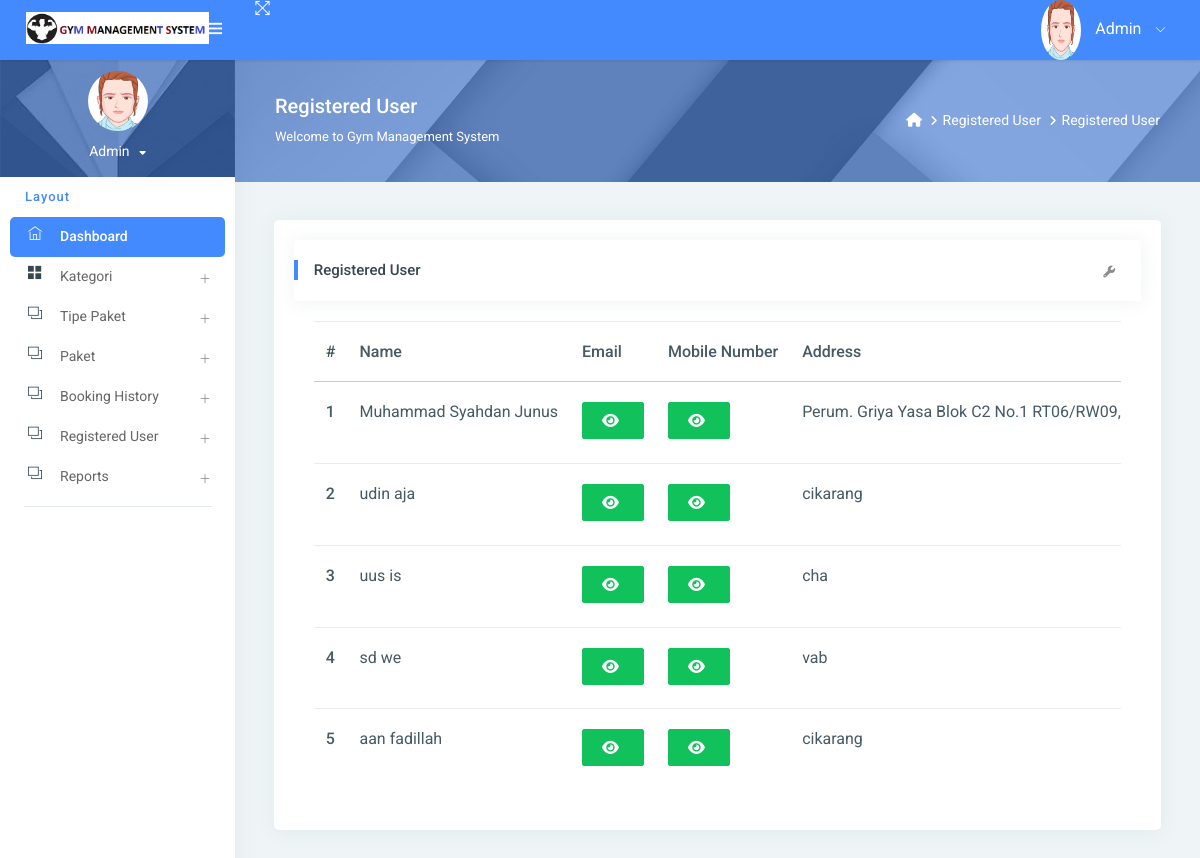
The page /reg_user/ (signed in) on the database its author committed.
### gym/models.py (models this page shows, shortened)
class Signup(models.Model):
    user = models.ForeignKey(User, on_delete=models.CASCADE, null=True)
    mobile = models.CharField(max_length=15, null=True)
    state = models.CharField(max_length=150, null=True)
    city = models.CharField(max_length=150, null=True)
    address = models.CharField(max_length=200, null=True)
    creationdate = models.DateTimeField(auto_now_add=True)

### gym/views.py (the view)
# urls.py: path('reg_user/', reg_user, name="reg_user"),
@login_required(login_url='/admin_login/')
def reg_user(request):
    data = Signup.objects.all()
    d = {'data': data}
    return render(request, "admin/reg_user.html", locals())

### gym/templates/admin/reg_user.html (shortened to what this page needs)
{% extends 'admin_base.html' %}
{% load static %}
{% block main %}
<link rel="stylesheet" href="https://cdnjs.cloudflare.com/ajax/libs/font-awesome/6.2.0/css/all.min.css" />
<div class="page-header">
    <div class="page-block">
        <div class="row align-items-center">
            <div class="col-md-8">
                <div class="page-header-title">
                    <h5 class="m-b-10">Registered User</h5>
                    <p class="m-b-0">Welcome to Gym Management System</p>
                </div>
            </div>
            <div class="col-md-4">
                <ul class="breadcrumb-title">
                    <li class="breadcrumb-item">
                        <a href="{% url 'admin_home' %}"> <i class="fa fa-home"></i> </a>
                    </li>
                    <li class="breadcrumb-item"><a href="">Registered User</a>
                    </li>
                    <li class="breadcrumb-item"><a href="">Registered User</a>
                    </li>
                </ul>
            </div>
        </div>
    </div>
</div>
<div class="pcoded-inner-content">
    <div class="main-body">
        <div class="page-wrapper">
            <div class="page-body">
                <div class="row">
                    <div class="col-md-12">
                        <div class="card">
                            <div class="card-block">
                                <div class="card-header">
                                    <h5> Registered User</h5>
                                    <div class="card-header-right">
                                        <ul class="list-unstyled card-option">
                                            <li><i class="fa fa fa-wrench open-card-option"></i></li>
                                        </ul>
                                    </div>
                                </div>
                                <div class="card-block table-border-style">
                                    <div class="table-responsive">
                                        <table class="table">
                                            <thead>
                                            <tr>
                                                <th>#</th>
                                                <th>Name</th>
                                                <th>Email</th>
                                                <th>Mobile Number</th>
                                                <th>Address</th>
                                            </tr>
                                            </thead>
                                            <tbody>
                                            {% for i in data %}
                                            <tr>
                                                <th scope="row">{{forloop.counter}}</th>
                                                <td>{{i.user.first_name}} {{i.user.last_name}}</td>
                                                 <td><span id="email-{{forloop.counter}}" class="password">{{i.user.username}}</span>
                                                     <button type="button" class="btn btn-success" id="email-btn-{{forloop.counter}}" onclick="togglePassword('email-{{forloop.counter}}', this.id)"><i class="fa fa-eye"></i></button>
                                                 </td>
                                                 <td>
                                                    <button type="button" class="btn btn-success" id="mobile-btn-{{forloop.counter}}" onclick="togglePassword('mobile-{{forloop.counter}}', this.id)"><i class="fa fa-eye"></i></button>
                                                  </td>
                                                <td>{{i.address}}</td>
                                            </tr>
                                            {% endfor %}
                                            </tbody>
                                        </table>
                                    </div>
                                </div>
                            </div>
                        </div>
                    </div>
                </div>
            </div>
        </div>
    </div>
</div>
{% endblock %}

### gym/templates/admin/reg_user.html (style rules this page uses)
.table-responsive { font-size:11px; }
td { padding:0px; }

### rows shown on the page
Signup: user.first_name "Muhammad Syahdan", user.last_name "Junus", address "Perum. Griya Yasa Blok C2 No.1 RT06/RW09,…"
Signup: user.first_name "udin", user.last_name "aja", address "cikarang"
Signup: user.first_name "uus", user.last_name "is", address "cha"
Signup: user.first_name "sd", user.last_name "we", address "vab"
Signup: user.first_name "aan", user.last_name "fadillah", address "cikarang"
